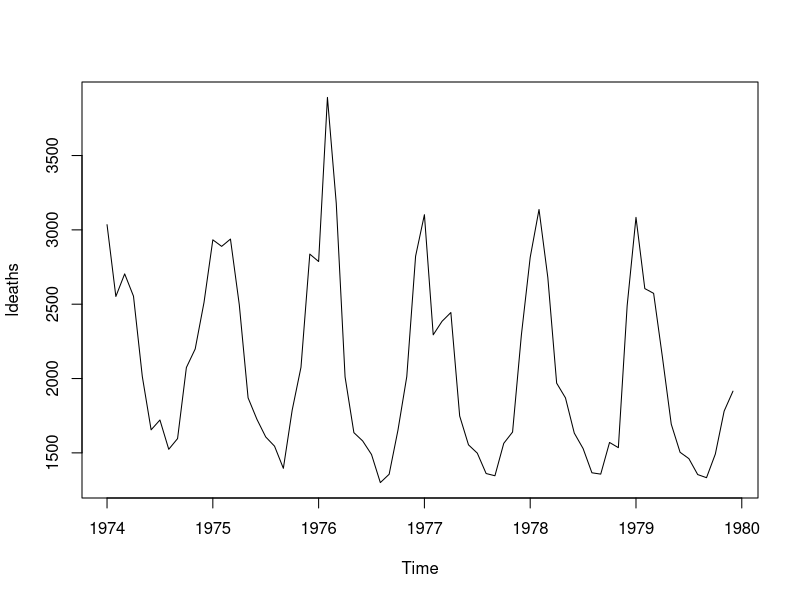
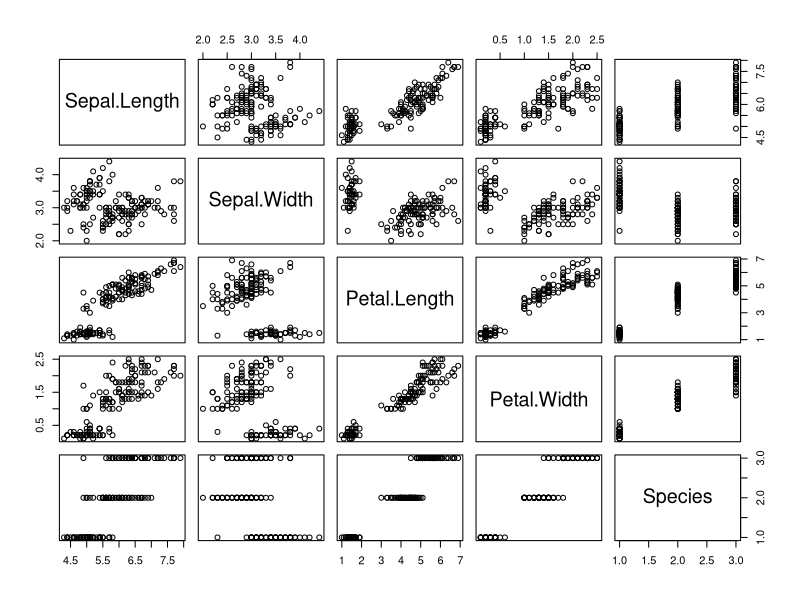
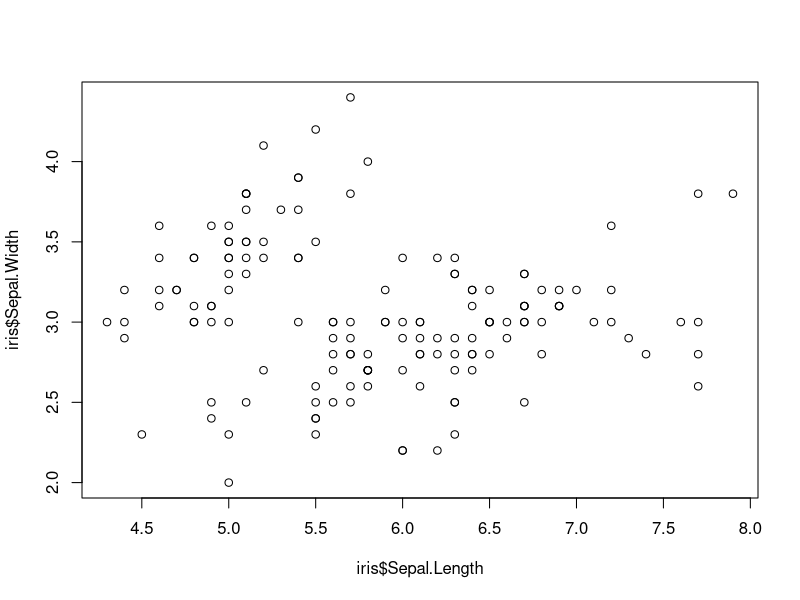
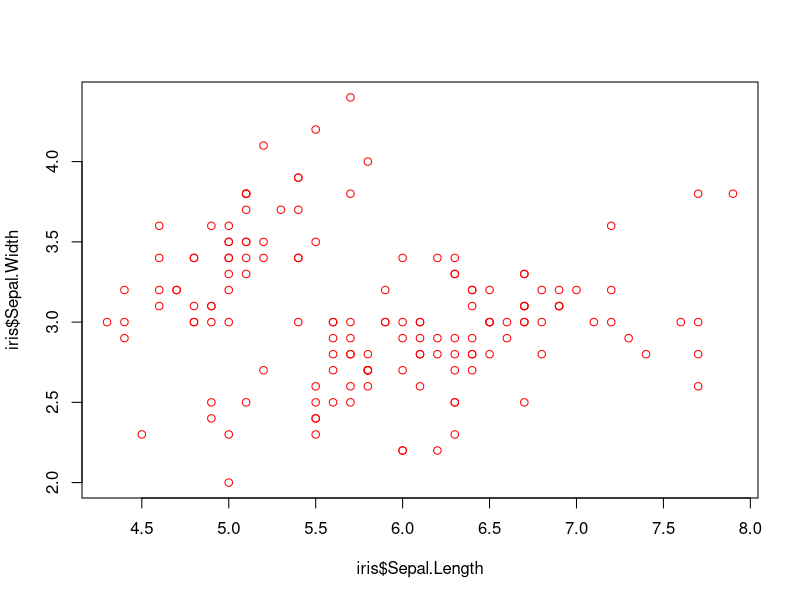
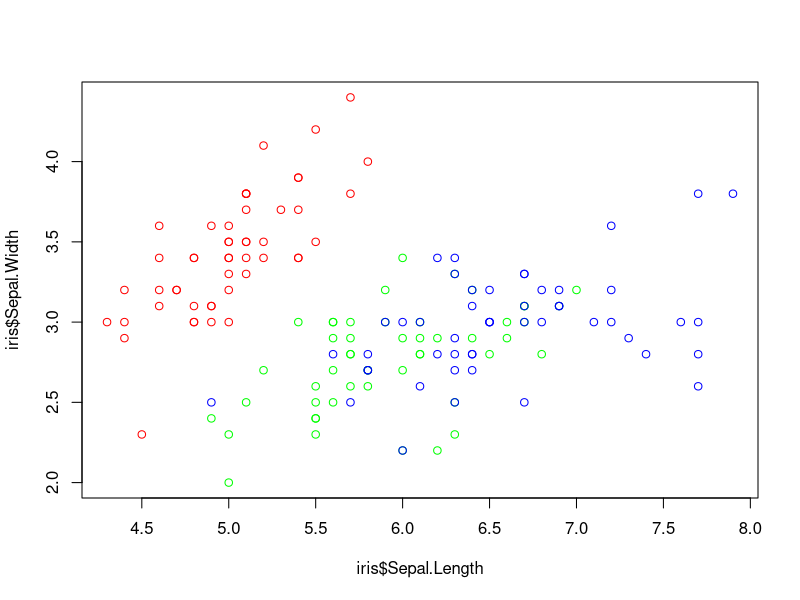
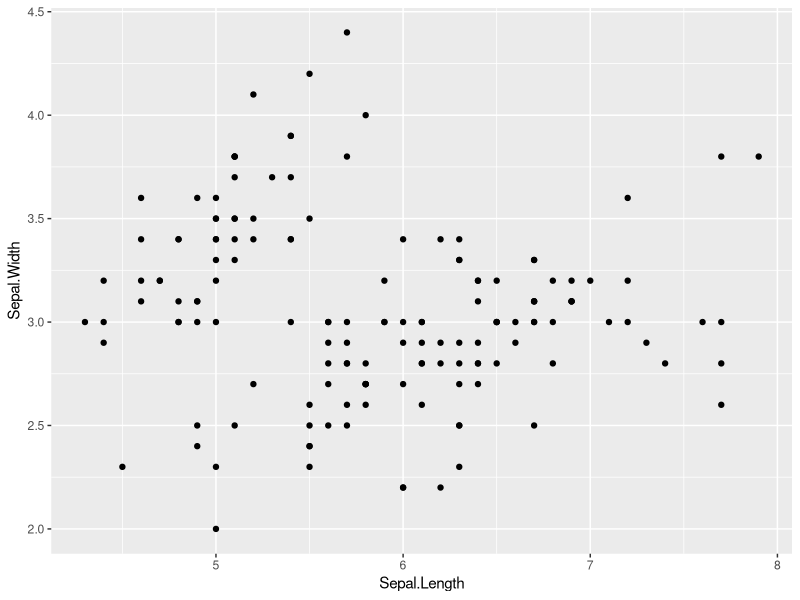
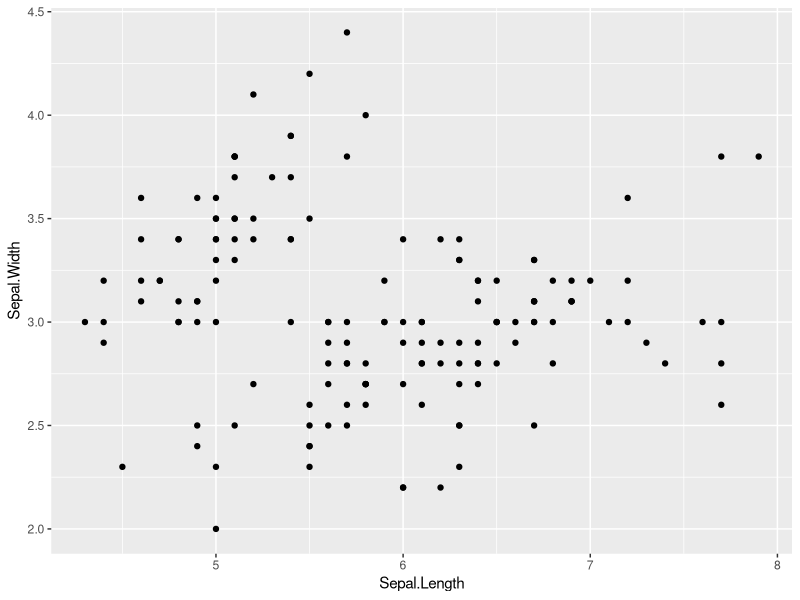
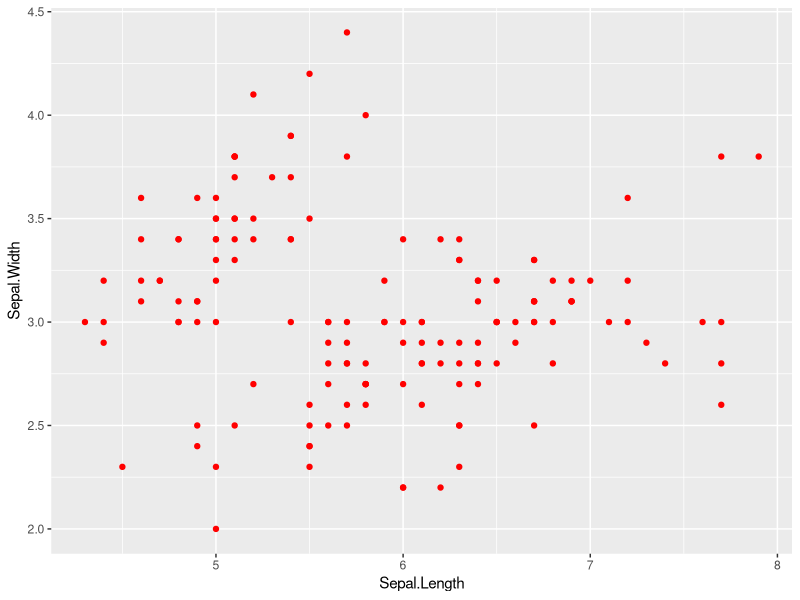

Write the R code that produced these figures, in order.
## ---- chunk 1
knitr::opts_chunk$set(echo = TRUE)
## ---- chunk 2
#open a new window
#windows() #on a pc
quartz() #on a mac

#current device
dev.cur()

## ---- chunk 3
#start pdf device
pdf("mycoolplot.pdf") # you can specify many other parameters here, e.g. size, dpi, etc

# make a random plot
plot(1)

#list of devices
dev.list()
dev.cur()
## ---- chunk 4
#select a device
dev.set(3)

#end a device or close a file
dev.off()
dev.cur()

dev.off()
dev.cur()
## ---- chunk 5
plot(ldeaths)
## ---- chunk 6
head(iris)
plot(iris)
## ---- chunk 7
plot(x=iris$Sepal.Length,
     y=iris$Sepal.Width)
## ---- chunk 8
plot(x=iris$Sepal.Length,
     y=iris$Sepal.Width,
     col='red') # pass a single value to color *all* points the same way
## ---- chunk 9
species_colors = iris$Species # make a copy of the Species column
levels(species_colors) # examine the number of levels
levels(species_colors) = c("red","green","blue") # set color names as levels
species_colors = as.character(species_colors) # convert factor to character vector
species_colors # check

plot(x=iris$Sepal.Length,
     y=iris$Sepal.Width,
     col=species_colors) # pass a vector of colors to set the color of each point individually
## ---- chunk 10
library(ggplot2)
head(iris)

# quick plot with defaults
qplot(x=Sepal.Length,
      y=Sepal.Width,
      data=iris,
      geom=c("point")) # this is the biggest difference from base R
## ---- chunk 11
# a function to build the plot piece by piece
ggplot(data=iris, 
       mapping=aes(x=Sepal.Length,
                   y=Sepal.Width)) +
  geom_point()
## ---- chunk 12
# pass a single value to the geometry function to color *all* points the same way
ggplot(data=iris,
       mapping=aes(x=Sepal.Length,
                   y=Sepal.Width)) +
  geom_point(color="red") # here

# pass the name of the data.frame column by which to color points to the aesthetics
ggplot(data=iris, 
       mapping=aes(x=Sepal.Length,
                   y=Sepal.Width,
                   color=Species)) + # here
  geom_point()

ggplot(data=iris, 
       mapping=aes(x=Sepal.Length,
                   y=Sepal.Width,
                   color=Species)) +
  geom_point(mapping=aes(color=Species)) # here also works because there is only one geometry on this graph
